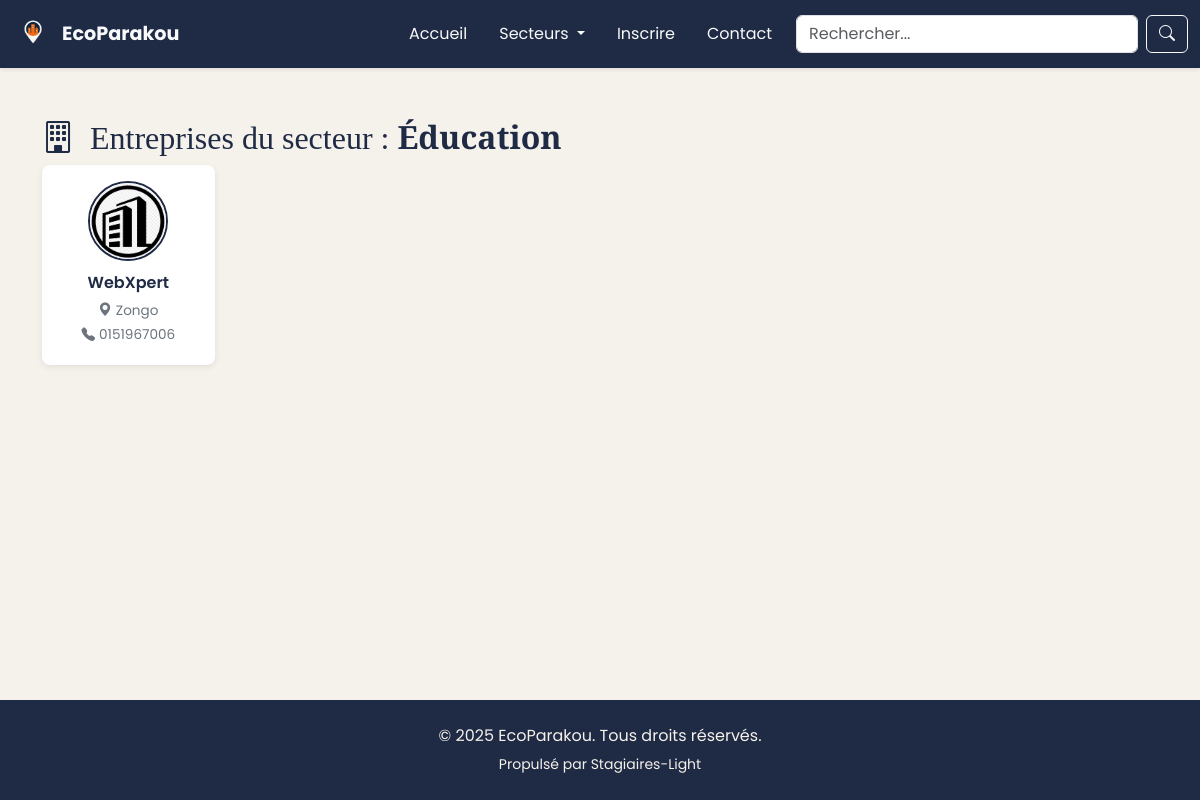
The page /public/secteur.php?slug=ducation on the database its author committed.
### tables this page shows
CREATE TABLE `secteurs` (
  `id` int NOT NULL,
  `nom` varchar(100) NOT NULL,
  `slug` varchar(100) DEFAULT NULL,
  `description` text,
  `ordre` int DEFAULT '0'
);

CREATE TABLE `entreprises` (
  `id` int NOT NULL,
  `nom` varchar(255) NOT NULL,
  `slug` varchar(255) DEFAULT NULL,
  `description` text,
  `telephone` varchar(20) DEFAULT NULL,
  `email_contact` varchar(100) DEFAULT NULL,
  `adresse` text,
  `quartier` varchar(100) DEFAULT NULL,
  `localisation` varchar(100) DEFAULT NULL,
  `secteur_id` int DEFAULT NULL,
  `logo` varchar(255) DEFAULT NULL,
  `statut` enum('en_attente','valide','rejete','suspendu') DEFAULT 'en_attente',
  `motif_rejet` text,
  `motif_suspension` text,
  `date_inscription` datetime DEFAULT CURRENT_TIMESTAMP,
  `date_validation` datetime DEFAULT NULL,
  `modifie_par` int DEFAULT NULL
);

### public/secteur.php (the view, shortened to what this page needs)
<?php
  include_once '../includes/db.php';
  $slug = trim($_GET['slug'] ?? '');
  $stmt = $mysqli->prepare("SELECT id, nom FROM secteurs WHERE slug = ?");
  $stmt->bind_param("s", $slug);
  $stmt->execute();
  $result = $stmt->get_result();
  $secteur = $result->fetch_assoc();
?>
<!DOCTYPE html>
<html lang="fr">
  <head>
    <?php include_once '../includes/meta-head.php'; ?>
    <link rel="stylesheet" href="assets/css/header.css">
    <link rel="stylesheet" href="assets/css/secteurs.css">
    <link rel="stylesheet" href="assets/css/footer.css">
  </head>
  <body>
    <?php include_once '../includes/header.php'; ?>
    <main>
      <div class="container mt-5">
        <h2 class="section-title">
          <i class="bi bi-building me-2 text-accent"></i>
          Entreprises du secteur : <strong><?= htmlspecialchars($secteur['nom']) ?></strong>
        </h2>
        <div class="row g-3">
          <?php
          $stmt = $mysqli->prepare("SELECT nom, slug, logo, quartier, telephone FROM entreprises WHERE secteur_id = ? AND statut = 'valide'");
          $stmt->bind_param("i", $secteur['id']);
          $stmt->execute();
          $result = $stmt->get_result();
          if ($result->num_rows > 0) {
            while ($e = $result->fetch_assoc()) {
              $logo = !empty($e['logo']) ? "/ecoparakou/public/uploads/{$e['logo']}" : "/ecoparakou/public/assets/img/logopardefaut.png";
              ?>
              <div class="col-6 col-md-3 col-lg-2 col-xl-2">
                <a href="entreprise.php?slug=<?= $e['slug'] ?>" class="entreprise-card h-100">
                  <div class="card-body">
                    <img src="<?= $logo ?>" alt="<?= htmlspecialchars($e['nom']) ?>" class="entreprise-logo">
                    <h5 class="card-title"><?= htmlspecialchars($e['nom']) ?></h5>
                    <p class="card-text"><i class="bi bi-geo-alt-fill me-1"></i><?= htmlspecialchars($e['quartier']) ?></p>
                    <p class="card-text"><i class="bi bi-telephone-fill me-1"></i><?= htmlspecialchars($e['telephone']) ?></p>
                  </div>
                </a>
              </div>
              <?php
            }
          } else {
            echo '<p class="text-muted">Aucune entreprise trouvée dans ce secteur.</p>';
          }
          ?>
        </div>
      </div>
    </main>
    <?php include_once '../includes/footer.php'; ?>
  </body>
</html>

### public/assets/css/style.css (style rules this page uses)
:root { --color-primary: #1F2A44; --color-accent: #FF9800; --color-bg: #F5F1EB; --color-text: #333333; --color-white: #ffffff; --color-muted: #6c757d; --color-hover: #f0f0f0; --font-main: 'Poppins', sans-serif; }
body { margin: 0; font-family: var(--font-main); background-color: var(--color-bg); color: var(--color-text); }

### public/assets/css/header.css (style rules this page uses)
:root { --color-primary: #1F2A44; --color-accent: #FF9800; --color-bg: #F5F1EB; --color-text: #333333; --font-main: 'Poppins', sans-serif; }
body { font-family: var(--font-main); }

### public/assets/css/secteurs.css (style rules this page uses)
:root { --color-primary: #1F2A44; --color-accent: #FF9800; --color-bg: #F5F1EB; --color-text: #333333; --color-white: #ffffff; --color-muted: #6c757d; --font-main: 'Poppins', sans-serif; }
body { font-family: var(--font-main); background-color: var(--color-bg); color: var(--color-text); padding-top: 70px; }
.section-title { opacity: 0; transform: translateY(20px); animation: fadeInUp 0.6s ease forwards; font-family: 'Playfair Display', serif; font-size: 2rem; color: var(--color-primary); }
.entreprise-card { border: none; background-color: var(--color-white); border-radius: 8px; box-shadow: 0 2px 6px rgba(0,0,0,0.08); transition: transform 0.3s ease, box-shadow 0.3s ease; text-decoration: none; color: inherit; display: block; overflow: hidden; }
.entreprise-logo { width: 80px; height: 80px; object-fit: cover; border-radius: 50%; margin-bottom: 0.75rem; border: 2px solid var(--color-primary); }
.entreprise-card .card-body { text-align: center; padding: 1rem; }
.entreprise-card .card-title { font-size: 1rem; font-weight: 600; color: var(--color-primary); margin-bottom: 0.5rem; }
.entreprise-card .card-text { font-size: 0.85rem; color: var(--color-muted); margin-bottom: 0.25rem; }
@media (min-width: 1200px) { .col-xl-2 { width: 16.666666%; } }

### public/assets/css/footer.css (style rules this page uses)
:root { --color-primary: #1F2A44; --color-accent: #FF9800; --color-bg: #F5F1EB; --color-text: #333333; --font-main: 'Poppins', sans-serif; }
html, body { height: 100%; }
body { display: flex; flex-direction: column; }
main { flex: 1; }

### rows shown on the page
secteurs: nom "Éducation"
entreprises: nom "WebXpert", quartier "Zongo", telephone "0151967006"

### other values the page prints
SITE_NAME "EcoParakou"
SITE_AUTHOR "Stagiaires-Light"
